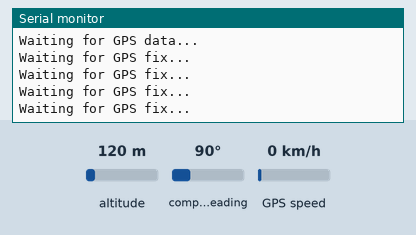
Recording of a sketch running on a simulated Arduino Uno, built with avr-gcc and run on an emulated ATmega328P. Parts: the last lines printed to the serial monitor. The inputs (shaded band) are chosen by the test bench; at power-on: altitude 120 m, GPS speed 0 km/h, compass heading 90°. The GPS gets a fix after 3 s at 37.7749, -122.4194 with 8 satellites.

Above: at 1.8 s.
1.9 s: altitude set to 20 m
At 3.7 s:
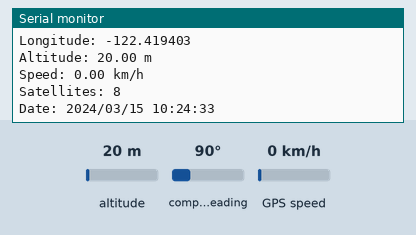
4.6 s: GPS speed set to 2 km/h
At 5.0 s:
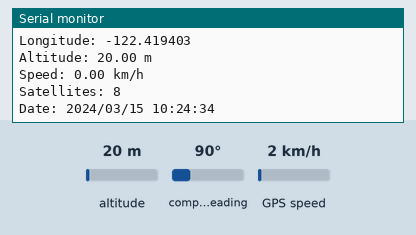
6.2 s: altitude set to 250 m
At 7.8 s:
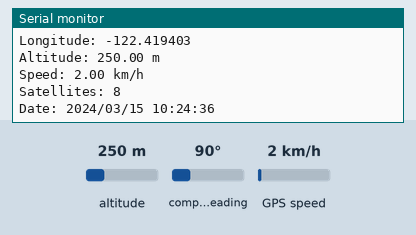
Timing chart, 0 to 9.3 s (numbered marks = the images above; inputs shaded):
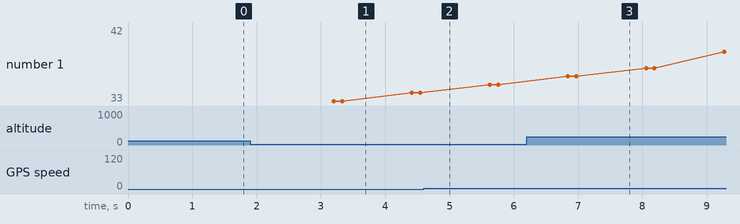

Measured:
- after the input at 1.9 s, the serial monitor: prints a new line after 1.2 s (image 1)
- after the input at 6.2 s, the serial monitor: prints a new line after 0.59 s (image 3)

The sketch:

GPS.ino
```cpp
#include <SoftwareSerial.h>

#include <TinyGPS++.h>


// Define the RX and TX pins for SoftwareSerial

#define GPS_RX_PIN 4

#define GPS_TX_PIN 3


// Create a SoftwareSerial object to communicate with the GPS module

SoftwareSerial gpsSerial(GPS_RX_PIN, GPS_TX_PIN);


// Create a TinyGPS++ object to parse GPS data

TinyGPSPlus gps;


void setup() {

  // Start the Arduino's hardware serial for debugging

 Serial.begin(9600);


  // Start the SoftwareSerial for GPS communication

  gpsSerial.begin(9600);


  Serial.println("GPS Module Test - NEO-7M");

  Serial.println("Waiting for GPS data...");

}


void loop() {

  // Check if data is available from the GPS module

  while (gpsSerial.available() > 0) {

    // Feed the GPS data to the TinyGPS++ object

    if (gps.encode(gpsSerial.read())) {

      // Check if we have valid GPS data

      if (gps.location.isValid()) {

        Serial.print("Latitude: ");

        Serial.println(gps.location.lat(), 6); // Print latitude with 6 decimal places

        Serial.print("Longitude: ");

        Serial.println(gps.location.lng(), 6); // Print longitude with 6 decimal places

        Serial.print("Altitude: ");

        Serial.print(gps.altitude.meters()); // Print altitude in meters

        Serial.println(" m");

        Serial.print("Speed: ");

        Serial.print(gps.speed.kmph()); // Print speed in km/h

        Serial.println(" km/h");

        Serial.print("Satellites: ");

        Serial.println(gps.satellites.value()); // Number of satellites in view

        Serial.print("Date: ");

        printDateTime(); // Print date and time

      } else {

        Serial.println("Waiting for GPS fix...");

      }

    }

  }


  // If no data is received for 5 seconds, print a message

  if (millis() > 5000 && gps.charsProcessed() < 10) {

    Serial.println("No GPS data received: check wiring");

    while (true); // Halt execution

  }


  delay(1000); // Update every second

}


// Function to print date and time in a readable format

void printDateTime() {

  if (gps.date.isValid() && gps.time.isValid()) {

    // Print date (YYYY/MM/DD)

    Serial.print(gps.date.year());

    Serial.print("/");

    if (gps.date.month() < 10) Serial.print("0");

    Serial.print(gps.date.month());

    Serial.print("/");

    if (gps.date.day() < 10) Serial.print("0");

    Serial.print(gps.date.day());

    Serial.print(" ");


    // Print time (HH:MM:SS)

    if (gps.time.hour() < 10) Serial.print("0");

    Serial.print(gps.time.hour());

    Serial.print(":");

    if (gps.time.minute() < 10) Serial.print("0");

    Serial.print(gps.time.minute());

    Serial.print(":");

    if (gps.time.second() < 10) Serial.print("0");

    Serial.println(gps.time.second());

  } else {

    Serial.println("Invalid date/time");

  }

}
```
